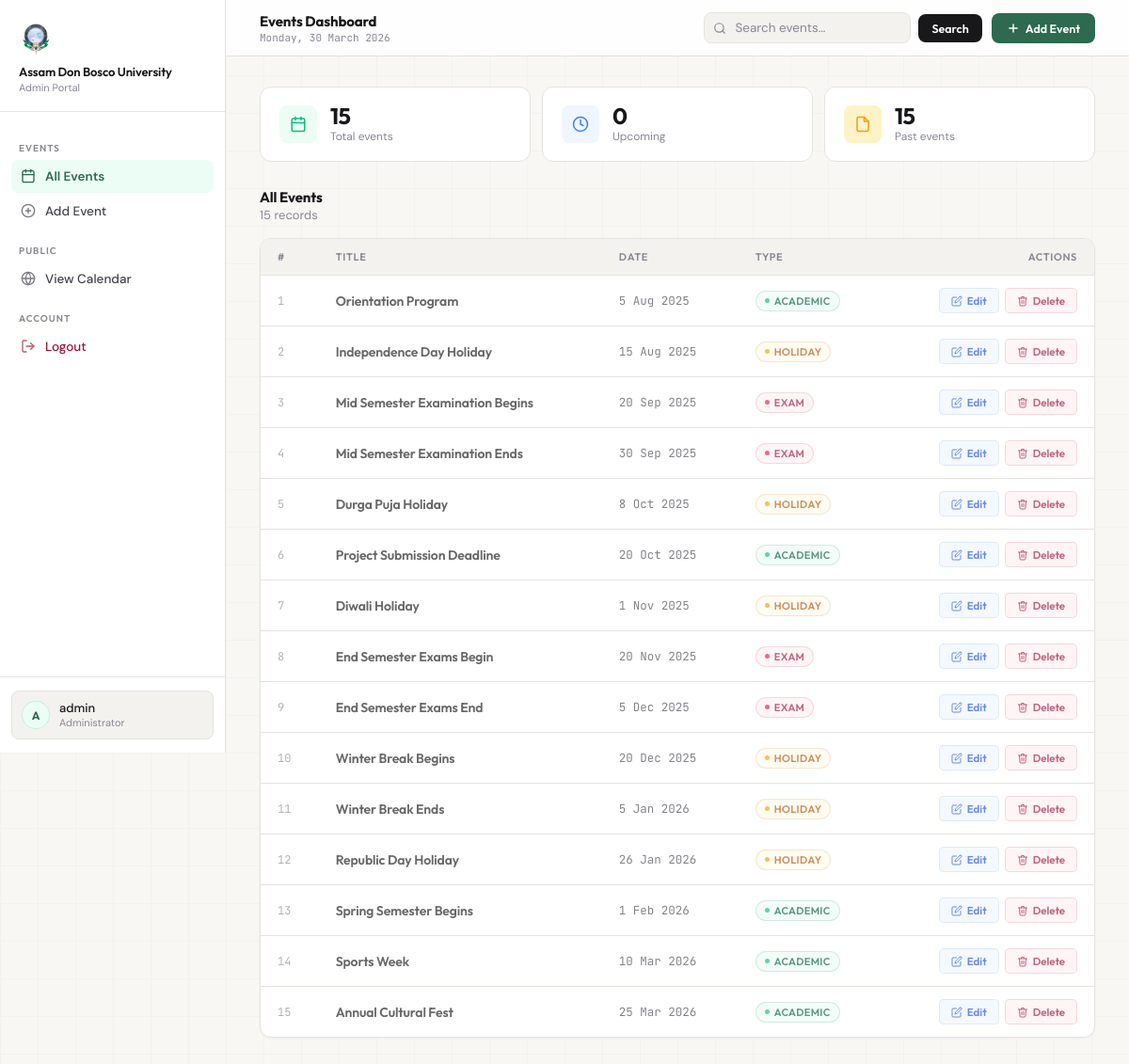
Page /academic/admin/dashboard.php (signed in) on the committed database.
### tables this page shows
CREATE TABLE IF NOT EXISTS `events` (
  `id` int NOT NULL AUTO_INCREMENT,
  `title` varchar(200) DEFAULT NULL,
  `type` varchar(50) DEFAULT NULL,
  `event_date` date DEFAULT NULL,
  `description` text,
  PRIMARY KEY (`id`)
);

### academic/admin/dashboard.php (the view, shortened to what this page needs)
<?php
include "../config.php";
$search = "";
if(isset($_GET['search']) && trim($_GET['search']) !== ""){
  $search = trim($_GET['search']);
  $stmt = $conn->prepare("SELECT * FROM events WHERE title LIKE ? ORDER BY event_date ASC");
  $searchTerm = "%" . $search . "%";
  $stmt->bind_param("s", $searchTerm);
  $stmt->execute();
  $result = $stmt->get_result();
} else {
  $result = $conn->query("SELECT * FROM events ORDER BY event_date ASC");
}
$events = [];
while($row = $result->fetch_assoc()) $events[] = $row;
$total    = count($events);
$upcoming = 0; $past = 0;
foreach($events as $e){
  if(strtotime($e['event_date']) >= strtotime('today')) $upcoming++;
  else $past++;
}
$typeConfig = [
  'Holiday'  => ['color' => '#b45309', 'bg' => '#fffbeb', 'border' => 'rgba(180,83,9,0.2)',  'dot' => '#f59e0b'],
  'Exam'     => ['color' => '#9f1239', 'bg' => '#fff1f2', 'border' => 'rgba(159,18,57,0.2)', 'dot' => '#e11d48'],
  'Academic' => ['color' => '#065f46', 'bg' => '#ecfdf5', 'border' => 'rgba(6,95,70,0.2)',   'dot' => '#10b981'],
];
?>
<!DOCTYPE html>
<html lang="en">
<head>
</head>
<body>
<aside class="sidebar" id="sidebar">
  <div class="sidebar-brand">
    <img src="../logo.png" alt="ADBU Logo">
    <div>
      <div class="sidebar-brand-name">Assam Don Bosco University</div>
      <div class="sidebar-brand-sub">Admin Portal</div>
    </div>
  </div>
  <nav class="sidebar-nav">
    <div class="nav-section-label">Events</div>
    <a href="dashboard.php" class="nav-item active">
      <svg viewBox="0 0 24 24" fill="none" stroke="currentColor" stroke-width="2" stroke-linecap="round" stroke-linejoin="round">
        <rect x="3" y="4" width="18" height="18" rx="2"/><line x1="16" y1="2" x2="16" y2="6"/><line x1="8" y1="2" x2="8" y2="6"/><line x1="3" y1="10" x2="21" y2="10"/>
      </svg>
      All Events
    </a>
    <a href="add_event.php" class="nav-item">
      <svg viewBox="0 0 24 24" fill="none" stroke="currentColor" stroke-width="2" stroke-linecap="round" stroke-linejoin="round">
        <circle cx="12" cy="12" r="10"/><line x1="12" y1="8" x2="12" y2="16"/><line x1="8" y1="12" x2="16" y2="12"/>
      </svg>
      Add Event
    </a>
    <div class="nav-section-label">Public</div>
    <a href="../index.php" class="nav-item" target="_blank">
      <svg viewBox="0 0 24 24" fill="none" stroke="currentColor" stroke-width="2" stroke-linecap="round" stroke-linejoin="round">
        <circle cx="12" cy="12" r="10"/><line x1="2" y1="12" x2="22" y2="12"/><path d="M12 2a15.3 15.3 0 0 1 4 10 15.3 15.3 0 0 1-4 10 15.3 15.3 0 0 1-4-10 15.3 15.3 0 0 1 4-10z"/>
      </svg>
      View Calendar
    </a>
    <div class="nav-section-label">Account</div>
    <a href="../logout.php" class="nav-item danger">
      <svg viewBox="0 0 24 24" fill="none" stroke="currentColor" stroke-width="2" stroke-linecap="round" stroke-linejoin="round">
        <path d="M9 21H5a2 2 0 0 1-2-2V5a2 2 0 0 1 2-2h4"/><polyline points="16 17 21 12 16 7"/><line x1="21" y1="12" x2="9" y2="12"/>
      </svg>
      Logout
    </a>
  </nav>
  <div class="sidebar-footer">
    <div class="user-chip">
      <div class="user-avatar"><?= strtoupper(substr($_SESSION['username'], 0, 1)) ?></div>
      <div>
        <div class="user-name"><?= htmlspecialchars($_SESSION['username']) ?></div>
        <div class="user-role">Administrator</div>
      </div>
    </div>
  </div>
</aside>
<div class="main">
  <div class="topbar">
    <div class="topbar-left">
      <span class="topbar-title">Events Dashboard</span>
      <span class="topbar-date"><?= date('l, j F Y') ?></span>
    </div>
    <div style="display:flex;align-items:center;gap:10px;">
      <form method="get" class="search-form">
        <div class="search-wrap">
          <input type="text" name="search" class="search-input"
            placeholder="Search events…"
            value="<?= htmlspecialchars($search) ?>">
        </div>
        <button type="submit" class="btn btn-search">Search</button>
      </form>
      <a href="add_event.php" class="btn btn-primary">
        <svg viewBox="0 0 24 24" fill="none" stroke="currentColor" stroke-width="2.5" stroke-linecap="round" stroke-linejoin="round">
          <line x1="12" y1="5" x2="12" y2="19"/><line x1="5" y1="12" x2="19" y2="12"/>
        </svg>
        Add Event
      </a>
    </div>
  </div>
  <div class="content">
    <?php if(!$search): ?>
    <div class="stats-row">
      <div class="stat-card">
        <div class="stat-icon-wrap" style="background:#ecfdf5;color:#10b981;">
          <svg viewBox="0 0 24 24" fill="none" stroke="currentColor" stroke-width="2" stroke-linecap="round" stroke-linejoin="round">
            <rect x="3" y="4" width="18" height="18" rx="2"/><line x1="16" y1="2" x2="16" y2="6"/><line x1="8" y1="2" x2="8" y2="6"/><line x1="3" y1="10" x2="21" y2="10"/>
          </svg>
        </div>
        <div>
          <div class="stat-num"><?= $total ?></div>
          <div class="stat-lbl">Total events</div>
        </div>
      </div>
      <div class="stat-card">
        <div class="stat-icon-wrap" style="background:#eff6ff;color:#3b82f6;">
          <svg viewBox="0 0 24 24" fill="none" stroke="currentColor" stroke-width="2" stroke-linecap="round" stroke-linejoin="round">
            <circle cx="12" cy="12" r="10"/><polyline points="12 6 12 12 16 14"/>
          </svg>
        </div>
        <div>
          <div class="stat-num"><?= $upcoming ?></div>
          <div class="stat-lbl">Upcoming</div>
        </div>
      </div>
      <div class="stat-card">
        <div class="stat-icon-wrap" style="background:#fef3c7;color:#f59e0b;">
          <svg viewBox="0 0 24 24" fill="none" stroke="currentColor" stroke-width="2" stroke-linecap="round" stroke-linejoin="round">
            <path d="M14 2H6a2 2 0 0 0-2 2v16a2 2 0 0 0 2 2h12a2 2 0 0 0 2-2V8z"/><polyline points="14 2 14 8 20 8"/>
          </svg>
        </div>
        <div>
          <div class="stat-num"><?= $past ?></div>
          <div class="stat-lbl">Past events</div>
        </div>
      </div>
    </div>
    <?php endif; ?>
    <div class="section-header">
      <div>
        <div class="section-title">
          <?= $search ? 'Search Results' : 'All Events' ?>
        </div>
        <div class="section-sub">
          <?= $total ?> <?= $total === 1 ? 'record' : 'records' ?><?= $search ? ' matching "' . htmlspecialchars($search) . '"' : '' ?>
        </div>
      </div>
    </div>
    <div class="table-card">
      <table>
        <thead>
          <tr>
            <th>#</th>
            <th>Title</th>
            <th>Date</th>
            <th>Type</th>
            <th>Actions</th>
          </tr>
        </thead>
        <tbody>
          <?php if(empty($events)): ?>
          <tr class="empty-row">
            <td colspan="5">
              <div class="empty-inner">
                <div class="empty-icon">
                  <svg viewBox="0 0 24 24" fill="none" stroke="currentColor" stroke-width="1.5" stroke-linecap="round" stroke-linejoin="round">
                    <rect x="3" y="4" width="18" height="18" rx="2"/><line x1="16" y1="2" x2="16" y2="6"/><line x1="8" y1="2" x2="8" y2="6"/><line x1="3" y1="10" x2="21" y2="10"/>
                  </svg>
                </div>
                <h3><?= $search ? 'No results found' : 'No events yet' ?></h3>
                <p><?= $search ? 'Try a different search term.' : 'Add your first event to get started.' ?></p>
              </div>
            </td>
          </tr>
          <?php else: ?>
          <?php foreach($events as $row):
            $c = $typeConfig[$row['type']] ?? $typeConfig['Academic'];
            $isPast = strtotime($row['event_date']) < strtotime('today');
          ?>
          <tr style="<?= $isPast ? 'opacity:0.65;' : '' ?>">
            <td class="td-id"><?= $row['id'] ?></td>
            <td class="td-title"><?= htmlspecialchars($row['title']) ?></td>
            <td class="td-date"><?= date('j M Y', strtotime($row['event_date'])) ?></td>
            <td>
              <span class="ev-badge" style="color:<?= $c['color'] ?>;background:<?= $c['bg'] ?>;border-color:<?= $c['border'] ?>">
                <span class="ev-badge-dot" style="background:<?= $c['dot'] ?>"></span>
                <?= htmlspecialchars($row['type']) ?>
              </span>
            </td>
            <td>
              <div class="action-group">
                <a href="edit_event.php?id=<?= $row['id'] ?>" class="btn-edit">
                  <svg viewBox="0 0 24 24" fill="none" stroke="currentColor" stroke-width="2" stroke-linecap="round" stroke-linejoin="round">
                    <path d="M11 4H4a2 2 0 0 0-2 2v14a2 2 0 0 0 2 2h14a2 2 0 0 0 2-2v-7"/><path d="M18.5 2.5a2.121 2.121 0 0 1 3 3L12 15l-4 1 1-4 9.5-9.5z"/>
                  </svg>
                  Edit
                </a>
                <a href="delete_event.php?id=<?= $row['id'] ?>"
                  class="btn-delete"
                  onclick="return confirm('Delete this event?')">
                  <svg viewBox="0 0 24 24" fill="none" stroke="currentColor" stroke-width="2" stroke-linecap="round" stroke-linejoin="round">
                    <polyline points="3 6 5 6 21 6"/><path d="M19 6l-1 14a2 2 0 0 1-2 2H8a2 2 0 0 1-2-2L5 6"/><path d="M10 11v6"/><path d="M14 11v6"/><path d="M9 6V4a1 1 0 0 1 1-1h4a1 1 0 0 1 1 1v2"/>
                  </svg>
                  Delete
                </a>
              </div>
            </td>
          </tr>
          <?php endforeach; ?>
          <?php endif; ?>
        </tbody>
      </table>
    </div>
  </div>
</div>
</body>
</html>

### rows in the picture
events: id "1", title "Orientation Program", event_date "5 Aug 2025", type "ACADEMIC"
events: id "2", title "Independence Day Holiday", event_date "15 Aug 2025", type "HOLIDAY"
events: id "3", title "Mid Semester Examination Begins", event_date "20 Sep 2025", type "EXAM"
events: id "4", title "Mid Semester Examination Ends", event_date "30 Sep 2025", type "EXAM"
events: id "5", title "Durga Puja Holiday", event_date "8 Oct 2025", type "HOLIDAY"
events: id "6", title "Project Submission Deadline", event_date "20 Oct 2025", type "ACADEMIC"
events: id "7", title "Diwali Holiday", event_date "1 Nov 2025", type "HOLIDAY"
events: id "8", title "End Semester Exams Begin", event_date "20 Nov 2025", type "EXAM"
events: id "9", title "End Semester Exams End", event_date "5 Dec 2025", type "EXAM"
events: id "10", title "Winter Break Begins", event_date "20 Dec 2025", type "HOLIDAY"
events: id "11", title "Winter Break Ends", event_date "5 Jan 2026", type "HOLIDAY"
events: id "12", title "Republic Day Holiday", event_date "26 Jan 2026", type "HOLIDAY"
events: id "13", title "Spring Semester Begins", event_date "1 Feb 2026", type "ACADEMIC"
events: id "14", title "Sports Week", event_date "10 Mar 2026", type "ACADEMIC"
events: id "15", title "Annual Cultural Fest", event_date "25 Mar 2026", type "ACADEMIC"

### other values in the picture
substr($_SESSION['username'], 0, 1) "A"
$_SESSION['username'] "admin"
$total "15"
$upcoming "0"
$past "15"
